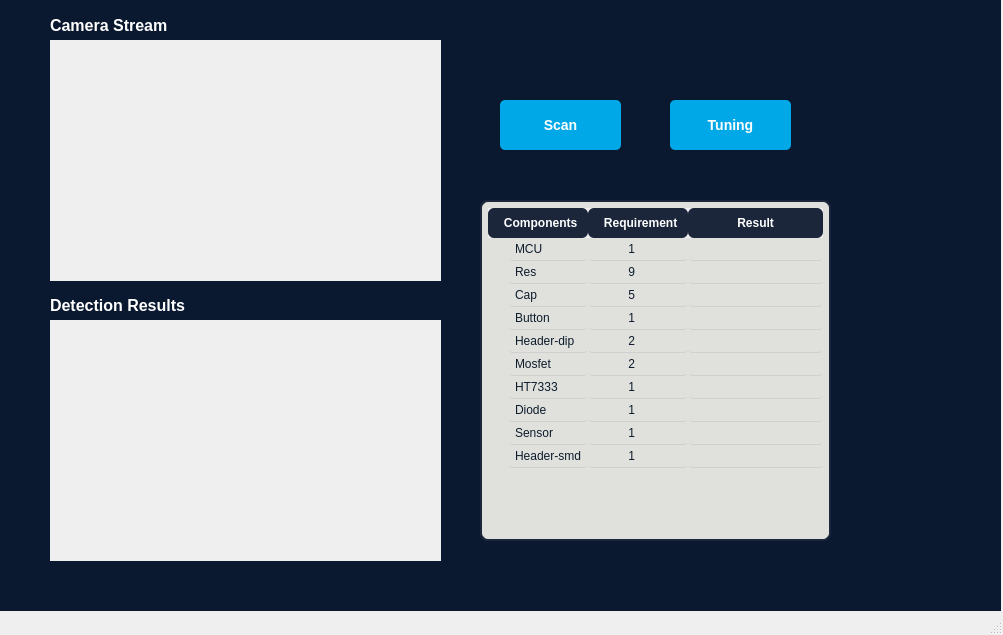
<?xml version="1.0" encoding="UTF-8"?>
<ui version="4.0">
 <class>MainWindow</class>
 <widget class="QMainWindow" name="MainWindow">
  <property name="geometry">
   <rect>
    <x>0</x>
    <y>0</y>
    <width>1003</width>
    <height>635</height>
   </rect>
  </property>
  <property name="windowTitle">
   <string>PCB automation test</string>
  </property>
  <widget class="QWidget" name="centralwidget">
   <widget class="QLabel" name="video_label">
    <property name="geometry">
     <rect>
      <x>50</x>
      <y>40</y>
      <width>391</width>
      <height>241</height>
     </rect>
    </property>
    <property name="layoutDirection">
     <enum>Qt::LeftToRight</enum>
    </property>
    <property name="autoFillBackground">
     <bool>true</bool>
    </property>
    <property name="text">
     <string/>
    </property>
   </widget>
   <widget class="QPushButton" name="capture_button">
    <property name="geometry">
     <rect>
      <x>500</x>
      <y>100</y>
      <width>121</width>
      <height>50</height>
     </rect>
    </property>
    <property name="font">
     <font>
      <family>Arial</family>
      <pointsize>-1</pointsize>
      <weight>75</weight>
      <italic>false</italic>
      <bold>true</bold>
      <underline>false</underline>
      <strikeout>false</strikeout>
      <kerning>true</kerning>
     </font>
    </property>
    <property name="cursor">
     <cursorShape>PointingHandCursor</cursorShape>
    </property>
    <property name="styleSheet">
     <string notr="true">QPushButton {
    background-color: #00A8E8;
    color: white;
    border-radius: 5px;
    padding: 5px 10px;
    font-size: 14px;
}

QPushButton:hover {
    background-color: #0077B6;
}

QPushButton:pressed {
    background-color: #005F87;
}
</string>
    </property>
    <property name="text">
     <string>Scan</string>
    </property>
    <property name="icon">
     <iconset>
      <normaloff>ui_graphics/scan.png</normaloff>
      <activeon>ui_graphics/scan_hold.png</activeon>ui_graphics/scan.png</iconset>
    </property>
    <property name="iconSize">
     <size>
      <width>45</width>
      <height>45</height>
     </size>
    </property>
   </widget>
   <widget class="QLabel" name="result_label">
    <property name="geometry">
     <rect>
      <x>50</x>
      <y>320</y>
      <width>391</width>
      <height>241</height>
     </rect>
    </property>
    <property name="layoutDirection">
     <enum>Qt::LeftToRight</enum>
    </property>
    <property name="autoFillBackground">
     <bool>true</bool>
    </property>
    <property name="text">
     <string/>
    </property>
   </widget>
   <widget class="QLabel" name="label">
    <property name="geometry">
     <rect>
      <x>0</x>
      <y>-10</y>
      <width>1001</width>
      <height>621</height>
     </rect>
    </property>
    <property name="styleSheet">
     <string notr="true">QWidget {
    background-color: #0A192F; /* Xanh đậm */
}</string>
    </property>
    <property name="text">
     <string/>
    </property>
    <property name="scaledContents">
     <bool>true</bool>
    </property>
   </widget>
   <widget class="QTreeWidget" name="result_tree">
    <property name="geometry">
     <rect>
      <x>480</x>
      <y>200</y>
      <width>351</width>
      <height>341</height>
     </rect>
    </property>
    <property name="styleSheet">
     <string notr="true">/* Header (Tiêu đề cột) */
QHeaderView::section {
    background-color: #1B263B;
    color: white;
    padding: 6px;
    border: none;
    font-weight: bold;
    text-align: center; /* Căn giữa tiêu đề */
    border-radius: 6px;

}
/*
QHeaderView::section {
    background-color: #1B263B;
    color: white;
    padding: 6px;
    border: 1px solid #415A77;
    font-weight: bold;
    text-align: center;
    border-radius: 6px;
}
*/
/* Tree Widget */
QTreeWidget {
    background-color: #E0E1DD;
    color: #0D1B2A;
    border: 2px solid #1B263B;
    border-radius: 8px;
    padding: 6px;
}

/* Hàng trong Tree */
QTreeWidget::item {
    background-color: #E0E1DD;
    border-radius: 4px;
    padding: 4px;
    border-bottom: 1px solid #D0D0D0;

}


/* Hàng được chọn */

QTreeWidget::item:selected {
    background-color: #E0E1DD;
    border-radius: 4px;
    padding: 4px;
    border-bottom: 1px solid #D0D0D0;
}</string>
    </property>
    <column>
     <property name="text">
      <string>   Components</string>
     </property>
    </column>
    <column>
     <property name="text">
      <string>   Requirement</string>
     </property>
    </column>
    <column>
     <property name="text">
      <string>             Result</string>
     </property>
    </column>
    <item>
     <property name="text">
      <string>MCU</string>
     </property>
     <property name="text">
      <string>          1</string>
     </property>
     <property name="text">
      <string/>
     </property>
    </item>
    <item>
     <property name="text">
      <string>Res</string>
     </property>
     <property name="text">
      <string>          9</string>
     </property>
     <property name="text">
      <string/>
     </property>
    </item>
    <item>
     <property name="text">
      <string>Cap</string>
     </property>
     <property name="text">
      <string>          5</string>
     </property>
     <property name="text">
      <string/>
     </property>
    </item>
    <item>
     <property name="text">
      <string>Button</string>
     </property>
     <property name="text">
      <string>          1</string>
     </property>
     <property name="text">
      <string/>
     </property>
    </item>
    <item>
     <property name="text">
      <string>Header-dip</string>
     </property>
     <property name="text">
      <string>          2</string>
     </property>
     <property name="text">
      <string/>
     </property>
    </item>
    <item>
     <property name="text">
      <string>Mosfet</string>
     </property>
     <property name="text">
      <string>          2</string>
     </property>
     <property name="text">
      <string/>
     </property>
    </item>
    <item>
     <property name="text">
      <string>HT7333</string>
     </property>
     <property name="text">
      <string>          1</string>
     </property>
     <property name="text">
      <string/>
     </property>
    </item>
    <item>
     <property name="text">
      <string>Diode</string>
     </property>
     <property name="text">
      <string>          1</string>
     </property>
     <property name="text">
      <string/>
     </property>
    </item>
    <item>
     <property name="text">
      <string>Sensor</string>
     </property>
     <property name="text">
      <string>          1</string>
     </property>
     <property name="text">
      <string/>
     </property>
    </item>
    <item>
     <property name="text">
      <string>Header-smd</string>
     </property>
     <property name="text">
      <string>          1</string>
     </property>
     <property name="text">
      <string/>
     </property>
    </item>
   </widget>
   <widget class="QLabel" name="result_icon_label">
    <property name="geometry">
     <rect>
      <x>870</x>
      <y>300</y>
      <width>100</width>
      <height>100</height>
     </rect>
    </property>
    <property name="text">
     <string/>
    </property>
   </widget>
   <widget class="QLabel" name="label_2">
    <property name="geometry">
     <rect>
      <x>50</x>
      <y>10</y>
      <width>131</width>
      <height>31</height>
     </rect>
    </property>
    <property name="styleSheet">
     <string notr="true">
QLabel {
    color: white;
    font-size: 16px;
    font-weight: bold;
    background-color: transparent;
}


QTableWidget {
    background-color: #d3d3d3;
    border-radius: 5px;
    gridline-color: black;
}

QPushButton {
    background-color: #007acc;
    color: white;
    font-size: 14px;
    font-weight: bold;
    border-radius: 5px;
    padding: 5px;
}

QPushButton:hover {
    background-color: #005f99;
}
</string>
    </property>
    <property name="text">
     <string>Camera Stream</string>
    </property>
   </widget>
   <widget class="QLabel" name="label_3">
    <property name="geometry">
     <rect>
      <x>50</x>
      <y>290</y>
      <width>151</width>
      <height>31</height>
     </rect>
    </property>
    <property name="styleSheet">
     <string notr="true">QLabel {
    color: white;
    font-size: 16px;
    font-weight: bold;
    background-color: transparent;
}

QTableWidget {
    background-color: #d3d3d3;
    border-radius: 5px;
    gridline-color: black;
}

QPushButton {
    background-color: #007acc;
    color: white;
    font-size: 14px;
    font-weight: bold;
    border-radius: 5px;
    padding: 5px;
}

QPushButton:hover {
    background-color: #005f99;
}
</string>
    </property>
    <property name="text">
     <string>Detection Results</string>
    </property>
   </widget>
   <widget class="QLabel" name="label_4">
    <property name="geometry">
     <rect>
      <x>860</x>
      <y>20</y>
      <width>101</width>
      <height>71</height>
     </rect>
    </property>
    <property name="text">
     <string/>
    </property>
    <property name="pixmap">
     <pixmap>ui_graphics/Logo-GTVT.png</pixmap>
    </property>
    <property name="scaledContents">
     <bool>true</bool>
    </property>
   </widget>
   <widget class="QPushButton" name="tuning_button">
    <property name="geometry">
     <rect>
      <x>670</x>
      <y>100</y>
      <width>121</width>
      <height>50</height>
     </rect>
    </property>
    <property name="font">
     <font>
      <family>Arial</family>
      <pointsize>-1</pointsize>
      <weight>75</weight>
      <italic>false</italic>
      <bold>true</bold>
      <underline>false</underline>
      <strikeout>false</strikeout>
      <kerning>true</kerning>
     </font>
    </property>
    <property name="cursor">
     <cursorShape>PointingHandCursor</cursorShape>
    </property>
    <property name="styleSheet">
     <string notr="true">QPushButton {
    background-color: #00A8E8;
    color: white;
    border-radius: 5px;
    padding: 5px 10px;
    font-size: 14px;
}

QPushButton:hover {
    background-color: #0077B6;
}

QPushButton:pressed {
    background-color: #005F87;
}
</string>
    </property>
    <property name="text">
     <string>Tuning</string>
    </property>
    <property name="icon">
     <iconset>
      <normaloff>ui_graphics/tuning.png</normaloff>ui_graphics/tuning.png</iconset>
    </property>
    <property name="iconSize">
     <size>
      <width>45</width>
      <height>45</height>
     </size>
    </property>
   </widget>
   <zorder>label</zorder>
   <zorder>video_label</zorder>
   <zorder>capture_button</zorder>
   <zorder>result_label</zorder>
   <zorder>result_tree</zorder>
   <zorder>result_icon_label</zorder>
   <zorder>label_2</zorder>
   <zorder>label_3</zorder>
   <zorder>label_4</zorder>
   <zorder>tuning_button</zorder>
  </widget>
  <widget class="QMenuBar" name="menubar">
   <property name="geometry">
    <rect>
     <x>0</x>
     <y>0</y>
     <width>1003</width>
     <height>21</height>
    </rect>
   </property>
  </widget>
  <widget class="QStatusBar" name="statusbar"/>
 </widget>
 <resources/>
 <connections/>
</ui>
